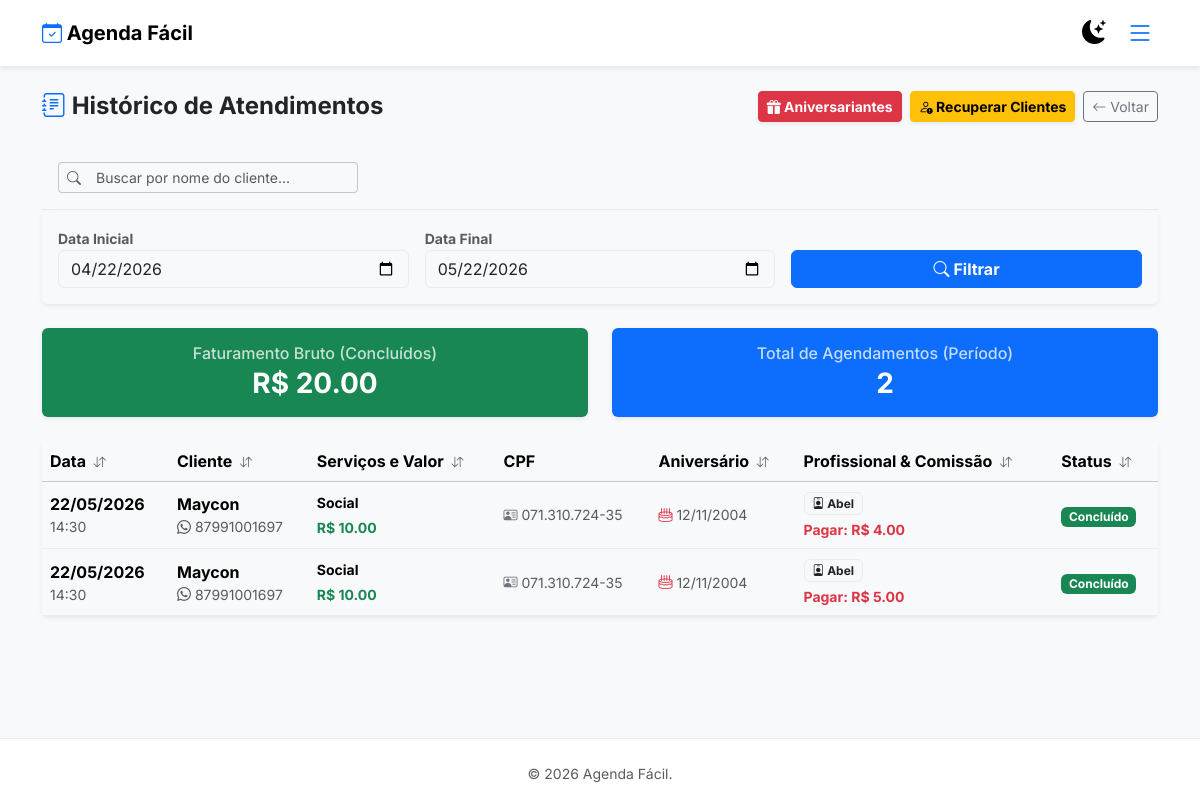
The app's page /admin/historico (signed in) with its own data.
### app.py (models this page shows, shortened)
class Appointment(db.Model):
    __tablename__ = 'appointments'
    id = db.Column(db.Integer, primary_key=True)
    client_name = db.Column(db.String(150), nullable=False)
    client_phone = db.Column(db.String(20), nullable=False)
    client_cpf = db.Column(db.String(14), nullable=True)
    client_email = db.Column(db.String(120), nullable=False)
    appointment_date = db.Column(db.Date, nullable=False)
    appointment_time = db.Column(db.Time, nullable=False)
    notified = db.Column(db.Boolean, default=False)
    total_duration = db.Column(db.Integer, default=0, nullable=False)
    total_price = db.Column(db.Float, default=0.0, nullable=False)
    establishment_id = db.Column(db.Integer, db.ForeignKey('establishments.id'), nullable=False)
    status = db.Column(db.String(20), default='pendente')
    professional_id = db.Column(db.Integer, db.ForeignKey('professionals.id'), nullable=True)
    commission_value = db.Column(db.Float, default=0.0)
    rating = db.Column(db.Integer, nullable=True)
    services = db.relationship('Service', secondary=appointment_services, lazy='subquery', backref=db.backref('appointments', lazy=True))
    edit_token = db.Column(db.String(100), unique=True, nullable=True)
    @property
    def service_names(self):
        return " + ".join([s.name for s in self.services])
    @property
    def client_profile(self):
        if self.client_cpf:
            return Client.query.filter_by(establishment_id=self.establishment_id, cpf=self.client_cpf).first()
        return None

class Service(db.Model):
    __tablename__ = 'services'
    id = db.Column(db.Integer, primary_key=True)
    name = db.Column(db.String(100), nullable=False)
    duration = db.Column(db.Integer, nullable=False)
    price = db.Column(db.Float, nullable=False, default=0.0)
    establishment_id = db.Column(db.Integer, db.ForeignKey('establishments.id'), nullable=False)
    category_id = db.Column(db.Integer, db.ForeignKey('categories.id'), nullable=True)
    is_combo = db.Column(db.Boolean, default=False)
    original_price = db.Column(db.Float, nullable=True)
    is_club_included = db.Column(db.Boolean, default=False)
    is_hidden = db.Column(db.Boolean, default=False)

class Client(db.Model):
    __tablename__ = 'clients'
    id = db.Column(db.Integer, primary_key=True)
    phone = db.Column(db.String(20), nullable=False)
    name = db.Column(db.String(150), nullable=False)
    points = db.Column(db.Integer, default=0)
    establishment_id = db.Column(db.Integer, db.ForeignKey('establishments.id'), nullable=False)
    cpf = db.Column(db.String(14), nullable=True)
    birth_date = db.Column(db.Date, nullable=True)

class Professional(db.Model):
    __tablename__ = 'professionals'
    id = db.Column(db.Integer, primary_key=True)
    name = db.Column(db.String(100), nullable=False)
    commission_rate = db.Column(db.Float, default=0.0)
    is_active = db.Column(db.Boolean, default=True)
    establishment_id = db.Column(db.Integer, db.ForeignKey('establishments.id'), nullable=False)
    cpf = db.Column(db.String(14), nullable=True)
    birth_date = db.Column(db.Date, nullable=True)
    appointments = db.relationship('Appointment', backref='professional', lazy=True)

### app.py (the view)
@app.route('/admin/historico')
@login_required
def historico_atendimentos():
    if not current_user.establishment.has_access: return redirect(url_for('planos'))
    est = current_user.establishment
    hoje = get_now_brazil().date()
    start_date_str = request.args.get('start_date', (hoje - timedelta(days=30)).strftime('%Y-%m-%d'))
    end_date_str = request.args.get('end_date', hoje.strftime('%Y-%m-%d'))
    query = Appointment.query.filter_by(establishment_id=est.id)
    if start_date_str:
        try:
            start_date = datetime.strptime(start_date_str, '%Y-%m-%d').date()
            query = query.filter(Appointment.appointment_date >= start_date)
        except: pass
    if end_date_str:
        try:
            end_date = datetime.strptime(end_date_str, '%Y-%m-%d').date()
            query = query.filter(Appointment.appointment_date <= end_date)
        except: pass
    appts = query.order_by(Appointment.appointment_date.desc(), Appointment.appointment_time.desc()).all()
    total_revenue = sum(a.total_price for a in appts if a.status in ['concluido', 'arquivado'])
    total_appts = len(appts)
    return render_template('historico.html', appointments=appts, establishment=est, start_date=start_date_str, end_date=end_date_str, total_revenue=total_revenue, total_appts=total_appts)

### app.py (called while the page is built, shortened)
def get_now_brazil():
    return datetime.utcnow() - timedelta(hours=3)

@login_manager.user_loader
def load_user(user_id): return Admin.query.get(int(user_id))

    @property
    def has_access(self):
        if self.is_active:
            return True

### templates/historico.html (shortened to what this page needs)
{% extends 'layout.html' %}
{% block content %}
<div class="container py-4">
    <div class="d-flex justify-content-between align-items-center mb-4">
        <h2 class="h4 mb-0 fw-bold"><i class="bi bi-journal-text text-primary"></i> Histórico de Atendimentos</h2>
        <div class="d-flex gap-2">
            {% if establishment.plan_type == 'gestao' %}
                <button class="btn btn-danger btn-sm fw-bold shadow-sm" onclick="abrirModalAniversariantes()">
                    <i class="bi bi-gift-fill"></i> Aniversariantes
                </button>
                <button class="btn btn-warning btn-sm fw-bold shadow-sm" onclick="abrirModalInativos()">
                    <i class="bi bi-person-exclamation"></i> Recuperar Clientes
                </button>
            {% endif %}
            <a href="{{ url_for('admin_dashboard') }}" class="btn btn-outline-secondary btn-sm"><i class="bi bi-arrow-left"></i> Voltar</a>
        </div>
    </div>
    <div class="p-3 bg-body-tertiary border-bottom rounded-top">
        <div class="input-group input-group-sm" style="max-width: 300px;">
            <span class="input-group-text bg-transparent border-end-0 border-secondary-subtle"><i class="bi bi-search text-muted"></i></span>
            <input type="text" id="buscaHistorico" class="form-control border-start-0 border-secondary-subtle" placeholder="Buscar por nome do cliente..." onkeyup="filtrarHistorico()">
        </div>
    </div>
    <div class="card shadow-sm border-0 mb-4 bg-body-tertiary">
        <div class="card-body">
            <form method="GET" action="{{ url_for('historico_atendimentos') }}" class="row g-3 align-items-end">
                <div class="col-md-4">
                    <label class="small fw-bold text-muted">Data Inicial</label>
                    <input type="date" name="start_date" class="form-control" value="{{ start_date or '' }}">
                </div>
                <div class="col-md-4">
                    <label class="small fw-bold text-muted">Data Final</label>
                    <input type="date" name="end_date" class="form-control" value="{{ end_date or '' }}">
                </div>
                <div class="col-md-4">
                    <button class="btn btn-primary w-100 fw-bold"><i class="bi bi-search"></i> Filtrar</button>
                </div>
            </form>
        </div>
    </div>
    <div class="row mb-4">
        <div class="col-md-6">
            <div class="card border-0 shadow-sm bg-success text-white">
                <div class="card-body text-center">
                    <h6 class="mb-1 opacity-75">Faturamento Bruto (Concluídos)</h6>
                    <h3 class="mb-0 fw-bold">R$ {{ "%.2f"|format(total_revenue) }}</h3>
                </div>
            </div>
        </div>
        <div class="col-md-6 mt-3 mt-md-0">
            <div class="card border-0 shadow-sm bg-primary text-white">
                <div class="card-body text-center">
                    <h6 class="mb-1 opacity-75">Total de Agendamentos (Período)</h6>
                    <h3 class="mb-0 fw-bold">{{ total_appts }}</h3>
                </div>
            </div>
        </div>
    </div>
    <div class="card shadow-sm border-0">
        <div class="card-body p-0 table-responsive">
            <table class="table table-hover align-middle mb-0" id="tabelaHistorico">
                <thead class="table-light">
                    <tr>
                        <th style="cursor: pointer;" onclick="ordenarTabela(0, this)">Data <i class="bi bi-arrow-down-up text-muted ms-1" style="font-size: 0.75rem;"></i></th>
                        <th style="cursor: pointer;" onclick="ordenarTabela(1, this)">Cliente <i class="bi bi-arrow-down-up text-muted ms-1" style="font-size: 0.75rem;"></i></th>
                        <th style="cursor: pointer;" onclick="ordenarTabela(2, this)">Serviços e Valor <i class="bi bi-arrow-down-up text-muted ms-1" style="font-size: 0.75rem;"></i></th>
                        <th>CPF</th>
                        <th style="cursor: pointer;" onclick="ordenarTabela(0, this)">Aniversário <i class="bi bi-arrow-down-up text-muted ms-1" style="font-size: 0.75rem;"></i></th>
                        <th style="cursor: pointer;" onclick="ordenarTabela(5, this)">Profissional & Comissão <i class="bi bi-arrow-down-up text-muted ms-1" style="font-size: 0.75rem;"></i></th>
                        <th style="cursor: pointer;" onclick="ordenarTabela(6, this)">Status <i class="bi bi-arrow-down-up text-muted ms-1" style="font-size: 0.75rem;"></i></th>
                    </tr>
                </thead>
                <tbody>
                    {% for a in appointments %}
                    <tr>
                        <td>
                            <div class="fw-bold text-body-emphasis">{{ a.appointment_date.strftime('%d/%m/%Y') }}</div>
                            <div class="small text-muted">{{ a.appointment_time.strftime('%H:%M') }}</div>
                        </td>
                        <td>
                            <div class="fw-bold">{{ a.client_name }}</div>
                            <div class="small text-muted"><i class="bi bi-whatsapp"></i> {{ a.client_phone }}</div>
                        </td>
                        <td>
                            <div class="small fw-bold mb-1">{{ a.service_names }}</div>
                            {% set valor_real = a.services | sum(attribute='price') %}
                            <div class="text-success fw-bold small">
                                {% if a.total_price < valor_real %}
                                    <span class="text-muted text-decoration-line-through me-1" style="font-size: 0.8rem;">R$ {{ "%.2f"|format(valor_real) }}</span>
                                    {% if a.total_price == 0 %}
                                        <span class="badge bg-warning text-dark shadow-sm">Plano VIP</span>
                                    {% else %}
                                        R$ {{ "%.2f"|format(a.total_price) }}
                                    {% endif %}
                                {% else %}
                                    R$ {{ "%.2f"|format(a.total_price) }}
                                {% endif %}
                            </div>
                        </td>
                        <td class="small text-body-secondary">
                            <i class="bi bi-person-vcard text-secondary"></i>
                            {{ a.client_cpf or 'Não informado' }}
                        </td>
                        <td class="small text-body-secondary">
                            <i class="bi bi-cake2 text-danger"></i>
                            {{ a.client_profile.birth_date.strftime('%d/%m/%Y') if a.client_profile and a.client_profile.birth_date else 'Não informado' }}
                        </td>
                        <td>
                            {% if establishment.plan_type == 'gestao' and a.professional %}
                                <div class="badge bg-light border text-dark mb-1"><i class="bi bi-person-badge"></i> {{ a.professional.name }}</div>
                                {% if a.status in ['concluido', 'arquivado'] and a.commission_value > 0 %}
                                    <div class="text-danger small fw-bold" title="Valor a repassar ao profissional">Pagar: R$ {{ "%.2f"|format(a.commission_value) }}</div>
                                {% endif %}
                            {% else %}
                                <span class="text-muted small">-</span>
                            {% endif %}
                        </td>
                        <td>
                            {% if a.status in ['concluido', 'arquivado'] %}
                                <span class="badge bg-success">Concluído</span>
                            {% elif a.status == 'falta' %}
                                <span class="badge bg-danger">Falta (No-show)</span>
                            {% elif a.status == 'cancelado' %}
                                <span class="badge bg-secondary">Cancelado</span>
                            {% else %}
                                <span class="badge bg-warning text-dark">Pendente</span>
                            {% endif %}
                        </td>
                    </tr>
                    {% else %}
                    <tr><td colspan="5" class="text-center py-4 text-muted">Nenhum agendamento encontrado no período.</td></tr>
                    {% endfor %}
                </tbody>
            </table>
        </div>
    </div>
</div>
{% endblock %}

### templates/layout.html (shortened to what this page needs)
<!DOCTYPE html>
<html lang="pt-br">
<head>
    <link href="https://cdn.jsdelivr.net/npm/bootstrap@5.3.3/dist/css/bootstrap.min.css" rel="stylesheet">
    <link rel="stylesheet" href="https://cdn.jsdelivr.net/npm/bootstrap-icons@1.11.3/font/bootstrap-icons.min.css">
</head>
<body>
    <nav class="navbar navbar-expand-lg border-bottom shadow-sm sticky-top py-2 bg-body">
        <div class="container">
            <a class="navbar-brand fw-bold text-body-emphasis" href="{{ url_for('index') }}">
                <i class="bi bi-calendar-check text-primary"></i> Agenda Fácil
            </a>
            <div class="d-flex align-items-center ms-auto gap-3">
                <button class="btn btn-link p-0 border-0 shadow-none text-body-emphasis" onclick="toggleTheme()" title="Mudar Tema">
                    <i class="bi bi-moon-stars-fill fs-4" id="theme-icon"></i>
                </button>
                {% if current_user.is_authenticated %}
                    <button class="btn btn-outline-primary border-0 p-1" type="button" data-bs-toggle="offcanvas" data-bs-target="#sidebarMenu">
                        <i class="bi bi-list fs-3"></i>
                    </button>
                {% endif %}
            </div>
        </div>
    </nav>
    <main class="container-fluid p-0">
        {% block content %}{% endblock %}
    </main>
    <footer class="bg-body border-top pt-4 pb-3 mt-auto">
        <div class="container text-center">
            <p class="text-muted small mb-0">© 2026 Agenda Fácil.</p>
        </div>
    </footer>
</body>
</html>

### templates/layout.html (style rules this page uses)
body { font-family: 'Inter', sans-serif; display: flex; flex-direction: column; min-height: 100vh; }
a { text-decoration: none; }
main { flex: 1; }
body, .navbar, .card, .offcanvas { transition: background-color 0.3s ease, color 0.3s ease, border-color 0.3s ease; }
[data-bs-theme="light"] { --bs-body-bg: #f8f9fa; --bs-card-bg: #ffffff; --bs-border-color: #eaecf0; --bs-tertiary-bg: #f1f3f5; }

### records on screen
Appointment: appointment_date "22/05/2026", appointment_time "14:30", client_name "Maycon", client_phone "87991001697", service_names "Social", total_price "10.00", client_cpf "071.310.724-35", client_profile.birth_date "12/11/2004", professional.name "Abel", commission_value "4.00", status "Concluído"
Appointment: appointment_date "22/05/2026", appointment_time "14:30", client_name "Maycon", client_phone "87991001697", service_names "Social", total_price "10.00", client_cpf "071.310.724-35", client_profile.birth_date "12/11/2004", professional.name "Abel", commission_value "5.00", status "Concluído"

### other values on screen
{{ "%.2f"|format(total_revenue) }} "20.00"
{{ total_appts }} "2"
